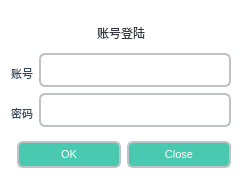
<?xml version="1.0" encoding="UTF-8"?>
<ui version="4.0">
 <class>Login</class>
 <widget class="QDialog" name="Login">
  <property name="geometry">
   <rect>
    <x>0</x>
    <y>0</y>
    <width>242</width>
    <height>188</height>
   </rect>
  </property>
  <property name="windowTitle">
   <string>Dialog</string>
  </property>
  <property name="styleSheet">
   <string notr="true">background-color: #fff;
border-radius: 9px;</string>
  </property>
  <layout class="QVBoxLayout" name="verticalLayout">
   <item>
    <layout class="QVBoxLayout" name="verticalLayout_2">
     <item>
      <layout class="QHBoxLayout" name="horizontalLayout_4">
       <item>
        <widget class="QLabel" name="label_3">
         <property name="maximumSize">
          <size>
           <width>16777215</width>
           <height>30</height>
          </size>
         </property>
         <property name="styleSheet">
          <string notr="true">margin: 2px 0 0;
font: 14pt &quot;黑体&quot;;
color: #343a40;</string>
         </property>
         <property name="text">
          <string>账号登陆</string>
         </property>
         <property name="alignment">
          <set>Qt::AlignCenter</set>
         </property>
        </widget>
       </item>
      </layout>
     </item>
     <item>
      <layout class="QHBoxLayout" name="horizontalLayout">
       <item>
        <widget class="QLabel" name="label">
         <property name="minimumSize">
          <size>
           <width>0</width>
           <height>0</height>
          </size>
         </property>
         <property name="font">
          <font>
           <family>黑体</family>
           <pointsize>-1</pointsize>
           <weight>50</weight>
           <italic>false</italic>
           <bold>false</bold>
          </font>
         </property>
         <property name="styleSheet">
          <string notr="true">float: left;
margin: 2px 0 0;
font: 9pt &quot;黑体&quot;;
font-size: 11px;
line-height: 1.4;
padding-top: 5px;
width: 50%;
color: #34495e;</string>
         </property>
         <property name="text">
          <string>账号</string>
         </property>
         <property name="alignment">
          <set>Qt::AlignCenter</set>
         </property>
        </widget>
       </item>
       <item>
        <widget class="QLineEdit" name="userNameLineEdit">
         <property name="styleSheet">
          <string notr="true">border: 2px solid #bdc3c7;
color: #34495e;
font-family: &quot;Lato&quot;, Helvetica, Arial, sans-serif;
font-size: 15px;
height: 30px;
border-radius: 6px;
box-shadow: none;
background-color: #fff;
background-clip: padding-box;
display: block;
width: 100%;
text-align: left;</string>
         </property>
        </widget>
       </item>
      </layout>
     </item>
     <item>
      <layout class="QHBoxLayout" name="horizontalLayout_2">
       <item>
        <widget class="QLabel" name="label_2">
         <property name="minimumSize">
          <size>
           <width>0</width>
           <height>0</height>
          </size>
         </property>
         <property name="styleSheet">
          <string notr="true">float: left;
margin: 2px 0 0;
font: 9pt &quot;黑体&quot;;
font-size: 11px;
line-height: 1.4;
padding-top: 5px;
width: 50%;
color: #34495e;</string>
         </property>
         <property name="text">
          <string>密码</string>
         </property>
         <property name="alignment">
          <set>Qt::AlignCenter</set>
         </property>
        </widget>
       </item>
       <item>
        <widget class="QLineEdit" name="passWordLineEdit">
         <property name="styleSheet">
          <string notr="true">border: 2px solid #bdc3c7;
color: #34495e;
font-family: &quot;Lato&quot;, Helvetica, Arial, sans-serif;
font-size: 15px;
height: 30px;
border-radius: 6px;
box-shadow: none;
background-color: #fff;
background-clip: padding-box;
display: block;
width: 100%;
text-align: left;</string>
         </property>
        </widget>
       </item>
      </layout>
     </item>
    </layout>
   </item>
   <item>
    <widget class="QDialogButtonBox" name="buttonBox">
     <property name="styleSheet">
      <string notr="true">color: white;
background-color: #48c9b0;
border-color: #48c9b0;
font-size: 17px;
border-radius: 6px;
font-weight: normal;
border: none;
border: 2px solid #bdc3c7;
display: block;
width: 100%;
float: left;
margin: 2px 0 2px;
font: 9pt &quot;黑体&quot;;
font-size: 11px;
padding-top: 5px;
padding-bottom: 5px;</string>
     </property>
     <property name="orientation">
      <enum>Qt::Horizontal</enum>
     </property>
     <property name="standardButtons">
      <set>QDialogButtonBox::Close|QDialogButtonBox::Ok</set>
     </property>
    </widget>
   </item>
  </layout>
 </widget>
 <resources/>
 <connections>
  <connection>
   <sender>buttonBox</sender>
   <signal>accepted()</signal>
   <receiver>Login</receiver>
   <slot>accept()</slot>
   <hints>
    <hint type="sourcelabel">
     <x>248</x>
     <y>254</y>
    </hint>
    <hint type="destinationlabel">
     <x>157</x>
     <y>274</y>
    </hint>
   </hints>
  </connection>
  <connection>
   <sender>buttonBox</sender>
   <signal>rejected()</signal>
   <receiver>Login</receiver>
   <slot>reject()</slot>
   <hints>
    <hint type="sourcelabel">
     <x>316</x>
     <y>260</y>
    </hint>
    <hint type="destinationlabel">
     <x>286</x>
     <y>274</y>
    </hint>
   </hints>
  </connection>
 </connections>
</ui>
